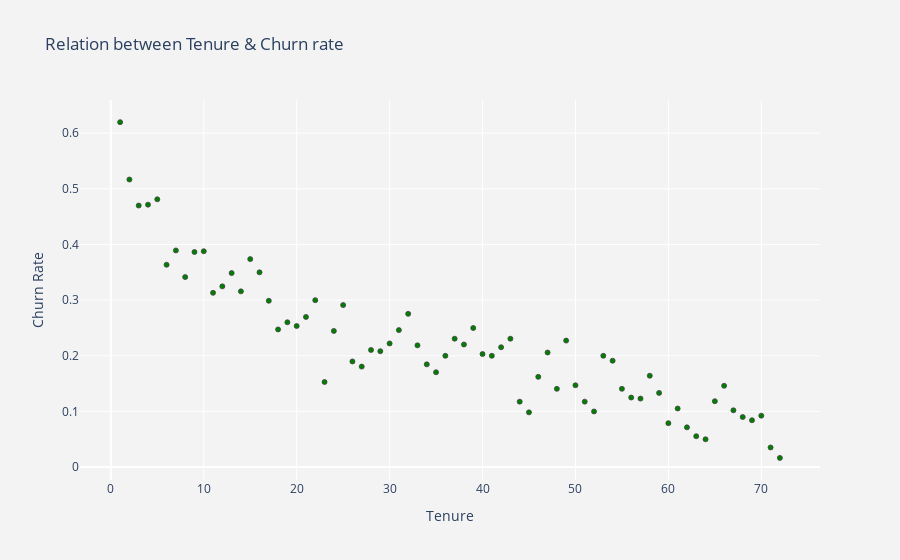

Notebook code cell kept with this figure:
### Code cell
# Visualize Relation between Tenure & Churn rate
plot_by_tenure = churn_dataset.groupby('tenure').Churn.mean().reset_index()
plot_data = [
    go.Scatter(
        x=plot_by_tenure['tenure'],
        y=plot_by_tenure['Churn'],
        mode='markers',
        name='Low',
        marker= dict(size= 5,
            line= dict(width=0.8),
            color= 'green'
           ),
    )
]
plot_layout = go.Layout(
        yaxis= {'title': "Churn Rate"},
        xaxis= {'title': "Tenure"},
        title='Relation between Tenure & Churn rate',
        plot_bgcolor  = "rgb(243,243,243)",
        paper_bgcolor  = "rgb(243,243,243)",
    )
fig = go.Figure(data=plot_data, layout=plot_layout)
po.iplot(fig)

### Figure 1 — Plotly figure (JSON) as saved in the notebook; plotly's stock layout.template omitted (floating-point values rounded to 4 significant figures)
{"data": [{"marker": {"color": "green", "line": {"width": 0.8}, "size": 5}, "mode": "markers", "name": "Low", "type": "scatter", "x": [1, 2, 3, 4, 5, 6, 7, 8, 9, 10, 11, 12, 13, 14, 15, 16, 17, 18, 19, 20, 21, 22, 23, 24, 25, 26, 27, 28, 29, 30, 31, 32, 33, 34, 35, 36, 37, 38, 39, 40, 41, 42, 43, 44, 45, 46, 47, 48, 49, 50, 51, 52, 53, 54, 55, 56, 57, 58, 59, 60, 61, 62, 63, 64, 65, 66, 67, 68, 69, 70, 71, 72], "y": [0.6199, 0.5168, 0.47, 0.4716, 0.4812, 0.3636, 0.3893, 0.3415, 0.3866, 0.3879, 0.3131, 0.3248, 0.3486, 0.3158, 0.3737, 0.35, 0.2989, 0.2474, 0.2603, 0.2535, 0.2698, 0.3, 0.1529, 0.2447, 0.2911, 0.1899, 0.1806, 0.2105, 0.2083, 0.2222, 0.2462, 0.2754, 0.2188, 0.1846, 0.1705, 0.2, 0.2308, 0.2203, 0.25, 0.2031, 0.2, 0.2154, 0.2308, 0.1176, 0.09836, 0.1622, 0.2059, 0.1406, 0.2273, 0.1471, 0.1176, 0.1, 0.2, 0.1912, 0.1406, 0.125, 0.1231, 0.1642, 0.1333, 0.07895, 0.1053, 0.07143, 0.05556, 0.05, 0.1184, 0.1461, 0.102, 0.09, 0.08421, 0.09244, 0.03529, 0.01657]}], "layout": {"autosize": true, "paper_bgcolor": "rgb(243,243,243)", "plot_bgcolor": "rgb(243,243,243)", "title": {"text": "Relation between Tenure & Churn rate"}, "xaxis": {"autorange": true, "range": [-3.341, 76.34], "title": {"text": "Tenure"}, "type": "linear"}, "yaxis": {"autorange": true, "range": [-0.03039, 0.6669], "title": {"text": "Churn Rate"}, "type": "linear"}}}
